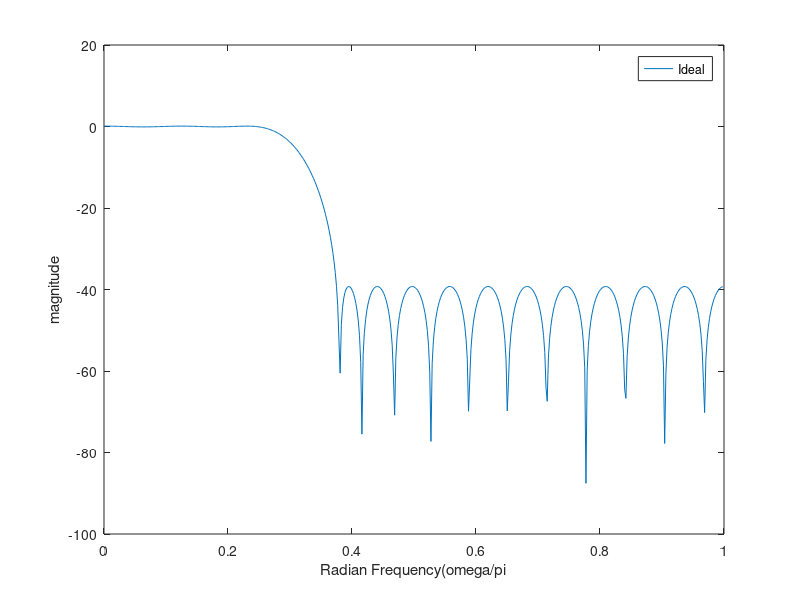

Source code (MATLAB):
clc
clear all
close all

fs = 8000;
dev = [0.01 0.01];

f = [1000 1500]
a = [1 0];

[n,f0,a0,w] = firpmord(f,a,dev,fs);
order = 17;

b = firpm(n, f0, a0);

[h,w] = freqz(b, 1, 512);
plot(w/pi,20*log10(abs(h)));
legend('Ideal','firpm Design');
xlabel('Radian Frequency(omega/pi');
ylabel ('magnitude');

